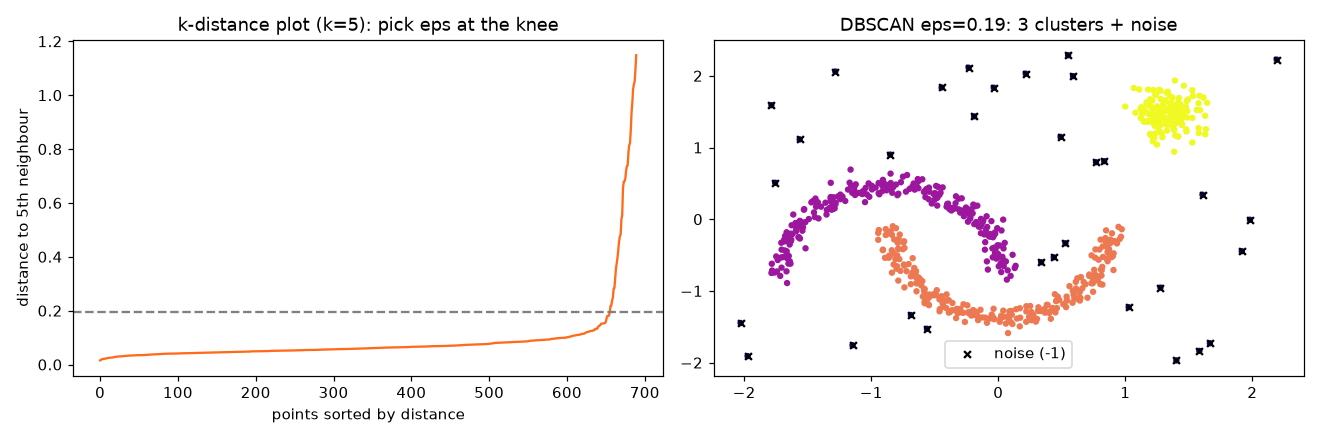

This figure's Python source:
"""Choose eps for DBSCAN with a k-distance plot, then see how eps changes clusters and noise."""
import numpy as np
import matplotlib.pyplot as plt
from sklearn.datasets import make_moons, make_blobs
from sklearn.preprocessing import StandardScaler
from sklearn.neighbors import NearestNeighbors
from sklearn.cluster import DBSCAN

rng = np.random.default_rng(0)
moons, _ = make_moons(500, noise=.06, random_state=0)
blob, _ = make_blobs(150, centers=[[2.5, 1.8]], cluster_std=.15, random_state=0)
noise = rng.uniform([-1.5, -1], [3.5, 2.5], (40, 2))
X = StandardScaler().fit_transform(np.vstack([moons, blob, noise]))

k = 5
dist, _ = NearestNeighbors(n_neighbors=k).fit(X).kneighbors(X)
kdist = np.sort(dist[:, -1])
knee = kdist[int(len(kdist) * .95)]
print(f"95th percentile of {k}-NN distance (near the knee): {knee:.3f}")

print("\n  eps  clusters  noise points  core points")
for eps in [0.08, 0.15, knee, 0.4, 0.8]:
    db = DBSCAN(eps=eps, min_samples=k).fit(X)
    n_cl = len(set(db.labels_)) - (1 if -1 in db.labels_ else 0)
    print(f"{eps:5.2f}  {n_cl:>8}  {(db.labels_ == -1).sum():>12}  {len(db.core_sample_indices_):>11}")

db = DBSCAN(eps=knee, min_samples=k).fit(X)
fig, ax = plt.subplots(1, 2, figsize=(12, 4))
ax[0].plot(kdist, color="#FF6B1A"); ax[0].axhline(knee, ls="--", color="grey")
ax[0].set_title(f"k-distance plot (k={k}): pick eps at the knee"); ax[0].set_xlabel("points sorted by distance"); ax[0].set_ylabel(f"distance to {k}th neighbour")
ax[1].scatter(X[:, 0], X[:, 1], c=db.labels_, cmap="plasma", s=10)
ax[1].scatter(X[db.labels_ == -1, 0], X[db.labels_ == -1, 1], c="black", marker="x", s=20, label="noise (-1)")
ax[1].set_title(f"DBSCAN eps={knee:.2f}: 3 clusters + noise"); ax[1].legend()
fig.tight_layout(); fig.savefig("session-07_dbscan.png", dpi=110); plt.show()
